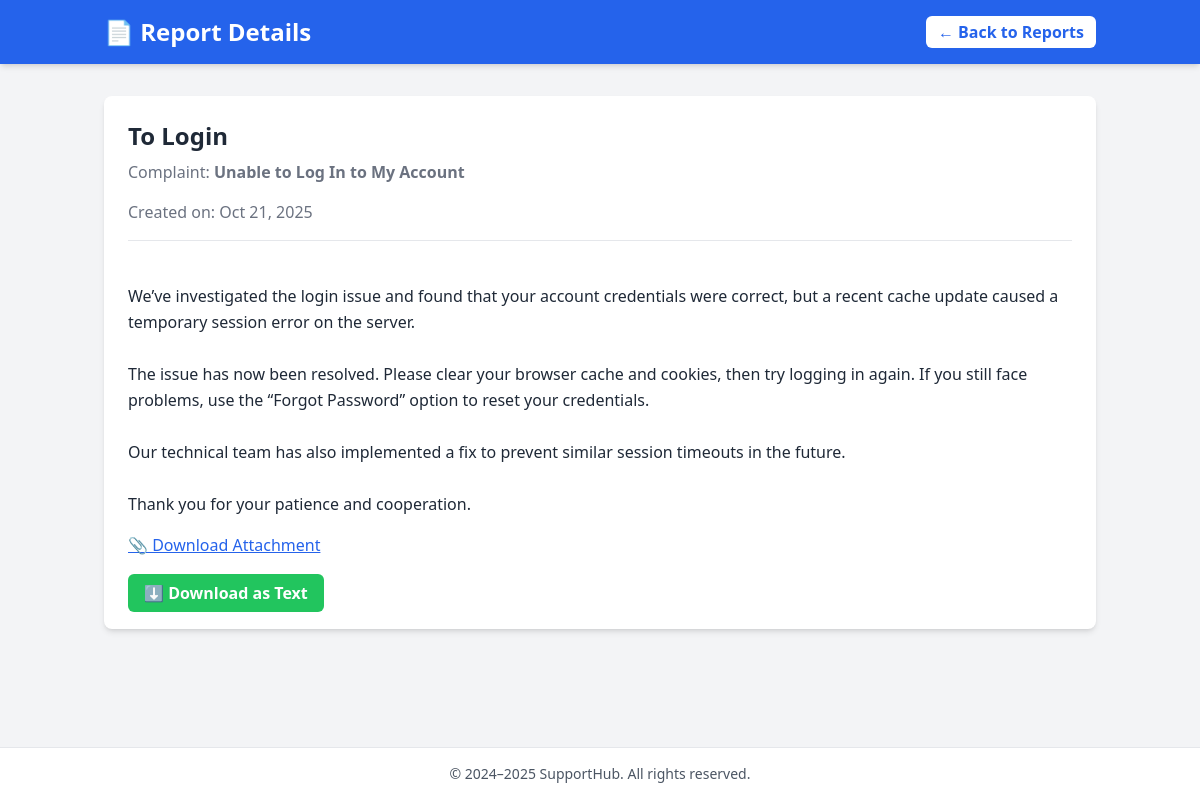
The app's page /reports/1/view/ (signed in) with its own data.
### SupportHub/models.py (models this page shows, shortened)
class ComplaintReport(models.Model):
    complaint = models.OneToOneField(Complaint, on_delete=models.CASCADE, related_name='report')
    report_title = models.CharField(max_length=200)
    report_content = models.TextField(blank=True, null=True)
    attached_file = models.FileField(upload_to='reports/', blank=True, null=True)
    created_at = models.DateTimeField(auto_now_add=True)

class Complaint(models.Model):
    STATUS_CHOICES = [
        ('Pending', 'Pending'),
        ('In Progress', 'In Progress'),
        ('Resolved', 'Resolved'),
        ('Closed', 'Closed'),
    ]
    CATEGORY_CHOICES = [
        ('IT', 'IT Issue'),
        ('HR', 'HR Issue'),
        ('Maintenance', 'Maintenance'),
        ('Finance', 'Finance'),
        ('Other', 'Other'),
    ]
    user = models.ForeignKey(User, on_delete=models.CASCADE, related_name='complaints')
    title = models.CharField(max_length=200)
    category = models.CharField(max_length=50, choices=CATEGORY_CHOICES, default='Other')
    description = models.TextField()
    status = models.CharField(max_length=20, choices=STATUS_CHOICES, default='Pending')
    admin_remarks = models.TextField(blank=True, null=True)
    created_at = models.DateTimeField(auto_now_add=True)
    updated_at = models.DateTimeField(auto_now=True)

### SupportHub/views.py (the view)
# urls.py: path('reports/<int:report_id>/view/', views.view_report, name='view_report'),
@login_required
def view_report(request, report_id):
    report = get_object_or_404(
        ComplaintReport,
        id=report_id,
        complaint__user=request.user
    )
    return render(request, 'view_report.html', {'report': report})

### SupportHub/Templates/view_report.html (shortened to what this page needs)
<!DOCTYPE html>
<html lang="en">
<head>
  <script src="https://cdn.tailwindcss.com"></script>
</head>
<body class="bg-gray-100 min-h-screen flex flex-col">
  <header class="bg-blue-600 text-white py-4 shadow-md">
    <div class="container mx-auto flex justify-between items-center px-4">
      <h1 class="text-2xl font-bold">📄 Report Details</h1>
      <a href="{% url 'user_reports' %}" class="bg-white text-blue-600 px-3 py-1 rounded-md font-semibold hover:bg-blue-100">
        ← Back to Reports
      </a>
    </div>
  </header>
  <main class="flex-grow container mx-auto px-4 py-8">
    <div class="bg-white p-6 rounded-lg shadow-md">
      <h2 class="text-2xl font-bold text-gray-800 mb-2">{{ report.report_title }}</h2>
      <p class="text-gray-500 mb-4">Complaint: <span class="font-semibold">{{ report.complaint.title }}</span></p>
      <p class="text-gray-500 mb-4">Created on: {{ report.created_at|date:"M d, Y" }}</p>
      <hr class="my-4">
      <div class="text-gray-800 whitespace-pre-line leading-relaxed">
        {{ report.report_content }}
      </div>
      {% if report.attached_file %}
      <div class="mt-4">
        <a href="{{ report.attached_file.url }}" class="text-blue-600 underline" download>📎 Download Attachment</a>
      </div>
      {% endif %}
      <div class="mt-6">
        <a href="{% url 'download_report' report.id %}"
           class="bg-green-500 hover:bg-green-600 text-white px-4 py-2 rounded-md font-semibold">
          ⬇️ Download as Text
        </a>
      </div>
    </div>
  </main>
  <footer class="bg-white border-t text-gray-600 text-center py-4 text-sm">
    © 2024–2025 SupportHub. All rights reserved.
  </footer>
</body>
</html>

### records on screen
ComplaintReport: report_title "To Login", complaint "Unable to Log In to My Account", created_at "Oct 21, 2025", report_content "We’ve investigated the login issue and found that your account credentials were correct, but a recent cache update caused a temporary session error on the server. The issue has now been resolved. Please clear your browser cache and cookies, then try logging in again. If you still face problems, use the “Forgot Password” option to reset your credentials. Our technical team has also implemented a fix to prevent similar session timeouts in the future. Thank you for your patience and cooperation."
